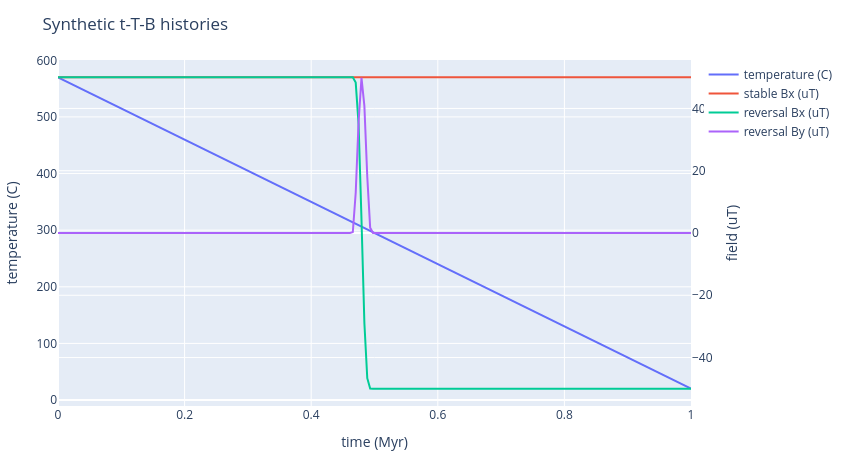

Notebook code for this chart:
### Markdown cell above
## Cooling and Reversal Histories

The stable-field history keeps the field fixed. The reversal history uses the same peak field but rotates the direction over a finite interval. This mirrors the eventual notebook use case: compare stable-field and reversing-field probability flow without changing field strength.

### Code cell
years_to_seconds(y) = y * 365.25 * 24 * 3600
smoothstep(x) = x <= 0 ? 0.0 : x >= 1 ? 1.0 : x^2 * (3 - 2x)

duration_yr = 1.0e6
reversal_duration_yr = 3.0e4
times_yr = range(0, duration_yr; length=220)
temperature_C(t) = 570.0 - 550.0 * (t / duration_yr)

function stable_field(t; B_uT=50.0)
    return 1e-6 * B_uT .* [1.0, 0.0, 0.0]
end

function reversal_field(t; B_uT=50.0)
    center = 0.48 * duration_yr
    start = center - reversal_duration_yr / 2
    ξ = smoothstep((t - start) / reversal_duration_yr)
    θ = π * ξ
    return 1e-6 * B_uT .* [cos(θ), sin(θ), 0.0]
end

function plot_histories()
    T = temperature_C.(times_yr)
    Bx_stable = [stable_field(t)[1] * 1e6 for t in times_yr]
    Bx_reversal = [reversal_field(t)[1] * 1e6 for t in times_yr]
    By_reversal = [reversal_field(t)[2] * 1e6 for t in times_yr]
    show_plotly(Plot([
        scatter(x=times_yr ./ 1e6, y=T, mode="lines", name="temperature (C)", yaxis="y1"),
        scatter(x=times_yr ./ 1e6, y=Bx_stable, mode="lines", name="stable Bx (uT)", yaxis="y2"),
        scatter(x=times_yr ./ 1e6, y=Bx_reversal, mode="lines", name="reversal Bx (uT)", yaxis="y2"),
        scatter(x=times_yr ./ 1e6, y=By_reversal, mode="lines", name="reversal By (uT)", yaxis="y2"),
    ], Layout(title="Synthetic t-T-B histories", xaxis=attr(title="time (Myr)"),
        yaxis=attr(title="temperature (C)"), yaxis2=attr(title="field (uT)", overlaying="y", side="right"),
        width=850, height=460))
    )
end

plot_histories()

### Figure 1 — Plotly figure (JSON) as saved in the notebook; plotly's stock layout.template omitted (floating-point values rounded to 4 significant figures; data arrays with more than 128 entries replaced by an {"elided": "..."} marker saying what was removed)
{"data": [{"mode": "lines", "name": "temperature (C)", "type": "scatter", "x": {"elided": "220 float values"}, "y": {"elided": "220 float values"}, "yaxis": "y1"}, {"mode": "lines", "name": "stable Bx (uT)", "type": "scatter", "x": {"elided": "220 float values"}, "y": {"elided": "220 float values"}, "yaxis": "y2"}, {"mode": "lines", "name": "reversal Bx (uT)", "type": "scatter", "x": {"elided": "220 float values"}, "y": {"elided": "220 float values"}, "yaxis": "y2"}, {"mode": "lines", "name": "reversal By (uT)", "type": "scatter", "x": {"elided": "220 float values"}, "y": {"elided": "220 float values"}, "yaxis": "y2"}], "layout": {"height": 460, "margin": {"b": 50, "l": 50, "r": 50, "t": 60}, "title": "Synthetic t-T-B histories", "width": 850, "xaxis": {"title": "time (Myr)"}, "yaxis": {"title": "temperature (C)"}, "yaxis2": {"overlaying": "y", "side": "right", "title": "field (uT)"}}}
